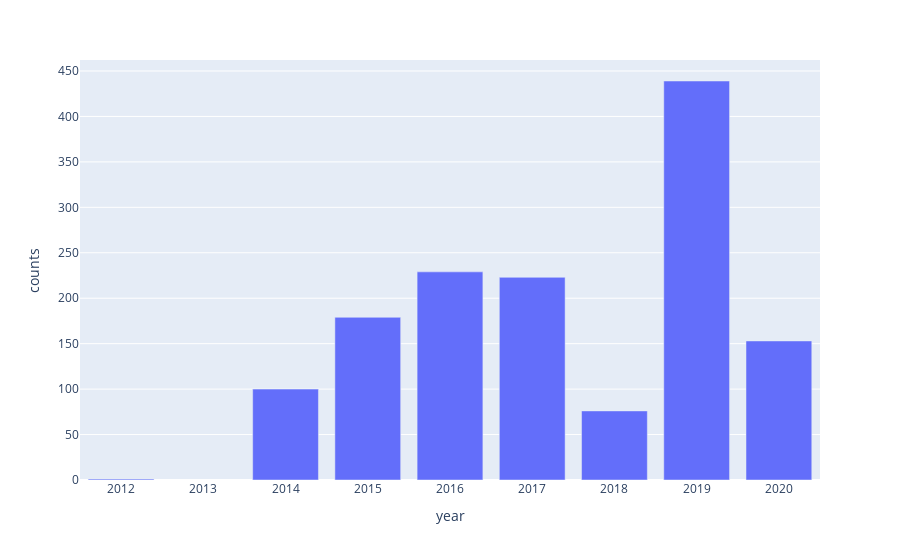

Notebook code cell kept with this figure:
### Code cell
air = libya.query('type_of_strike == "Air Strike"').groupby('year')['year'].count().reset_index(name='counts')
fig = px.bar(air,x="year", y='counts')
fig.update_xaxes(dtick='Y1')
fig.show()

### Figure 1 — Plotly figure (JSON) as saved in the notebook; plotly's stock layout.template omitted (floating-point values rounded to 4 significant figures)
{"data": [{"alignmentgroup": "True", "hovertemplate": "year=%{x}<br>counts=%{y}<extra></extra>", "legendgroup": "", "marker": {"color": "#636efa"}, "name": "", "offsetgroup": "", "orientation": "v", "showlegend": false, "textposition": "auto", "type": "bar", "x": [2012, 2014, 2015, 2016, 2017, 2018, 2019, 2020], "xaxis": "x", "y": [1, 100, 179, 229, 223, 76, 439, 153], "yaxis": "y"}], "layout": {"barmode": "relative", "legend": {"tracegroupgap": 0}, "margin": {"t": 60}, "xaxis": {"anchor": "y", "domain": [0, 1], "dtick": "Y1", "title": {"text": "year"}}, "yaxis": {"anchor": "x", "domain": [0, 1], "title": {"text": "counts"}}}}
